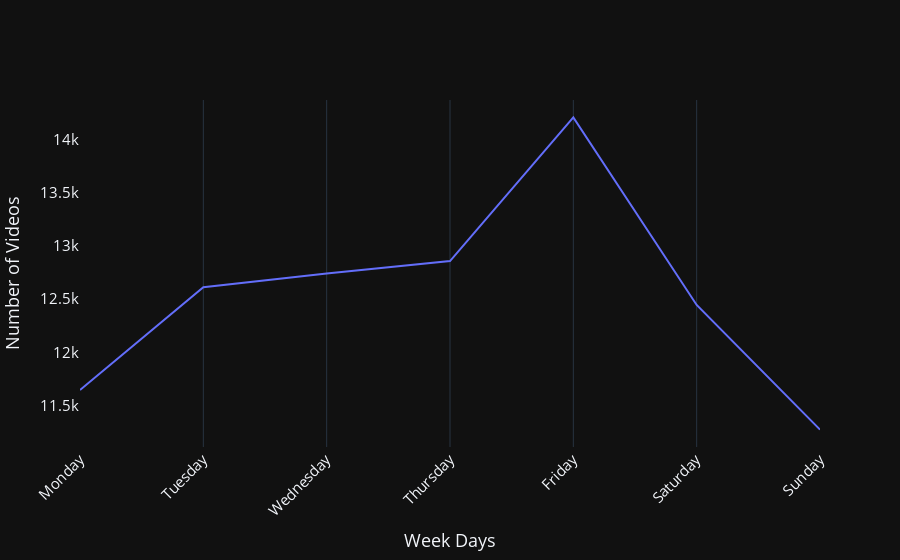

Here is the notebook cell this chart was saved with:
### Markdown cell above
## Trending Videos Publishing Trend on Weekdays

### Code cell
data = df.publishedAt.dt.day_name().value_counts().to_frame().to_dict()['publishedAt']

fig = go.Figure()
days = ('Monday', 'Tuesday', 'Wednesday', 'Thursday', 'Friday', 'Saturday', 'Sunday')
values = tuple(data[i] for i in days)

fig.add_trace(go.Scatter(x=days, 
                         y=values,
                         mode='lines',
                         name='Trend over weekdays'
                    ))

fig.update_layout(xaxis_tickangle=-45,
                  font=dict(size=15),
                  yaxis={'visible': True, 'showticklabels': True, 'showgrid': False},
                  xaxis_title='Week Days',
                  yaxis_title='Number of Videos',
                  template='plotly_dark', 
                 )

### Figure 1 — Plotly figure (JSON) as saved in the notebook; plotly's stock layout.template omitted (floating-point values rounded to 4 significant figures)
{"data": [{"mode": "lines", "name": "Trend over weekdays", "type": "scatter", "x": ["Monday", "Tuesday", "Wednesday", "Thursday", "Friday", "Saturday", "Sunday"], "y": [11647, 12611, 12741, 12857, 14206, 12445, 11275]}], "layout": {"font": {"size": 15}, "xaxis": {"tickangle": -45, "title": {"text": "Week Days"}}, "yaxis": {"showgrid": false, "showticklabels": true, "title": {"text": "Number of Videos"}, "visible": true}}}
